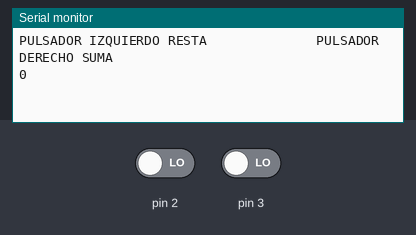
A sketch run on a simulated Arduino Uno, built with avr-gcc and run on an emulated ATmega328P. Parts: the last lines printed to the serial monitor. Inputs (shaded band) come from the test bench; at power-on: pin 2 LOW, pin 3 LOW.

Above: at 1.2 s.
1.3 s: pin 2 driven HIGH
At 1.66 s:
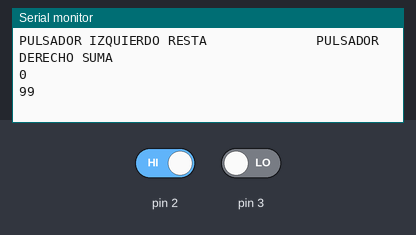
2.8 s: pin 3 driven HIGH
4.3 s: pin 3 driven LOW
At 6.06 s:
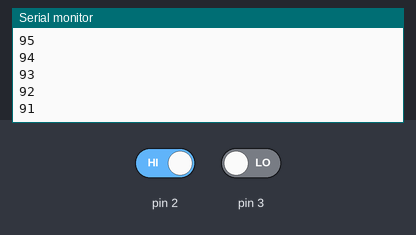
Timing chart, 0 to 7.6 s (numbered marks = the images above; inputs shaded):
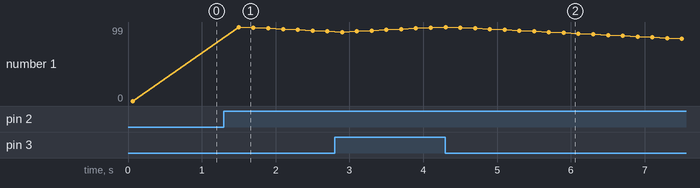

Measured:
- after the input at 1.3 s, the serial monitor: prints a new line after 0.20 s (image 1)
- after the input at 4.3 s, the serial monitor: prints a new line after 1.6 s (image 2)
- plotted number 1: 0 → 93 after the input at 1.3 s, 98 → 62 after the input at 4.3 s

The sketch:

contador_de099a.ino
```cpp
/*
   Fundacion Kinal
   Centro educativo tecnico laboral Kinal
   Quinto perito
   Quinto electronica
   Codigo Tecnico: EB5AM
   Curso: Taller de electronica digital y reparacion de computadoras I
   Proyecto: Contador 0 - 99
   Dev: Josue Julian de Jesus Robles Larios
   Fecha: 26 de abril
*/
int tiempo = 200;
int contador = 0;
void setup()
{
  Serial.begin(9600);
  pinMode(2, INPUT);
  pinMode(3, INPUT);
  Serial.print("PULSADOR IZQUIERDO RESTA              ");
  Serial.println("PULSADOR DERECHO SUMA");
  Serial.println(contador);

}

void loop()
{
  if (digitalRead(3)==HIGH){
    delay(tiempo);
     contador++;
    if (contador >=100){
    contador = 0;
    }
    Serial.println(contador);

  } else if (digitalRead(2)==HIGH){
    delay(tiempo);
    contador--;
    if(contador <0){
    contador = 99;
    }
    Serial.println(contador);
    }

}
```
